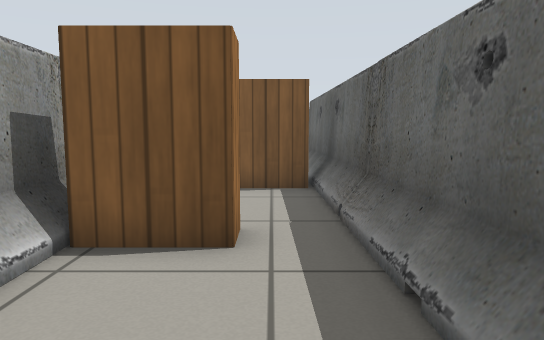
view 1 (above)

12 first-person views from a walk through a world built for the Gazebo simulator. The camera is 0.66 m above the floor, tilts 6° down and sees 70° across. The lines on the ground mark 1 m squares. The floor is counted in squares, 0.5 m on a side. Each view is taken from the middle of a square. On the plan, view 1 faces up. The plan holds only what a view shows up to about 15 squares ahead; the rest is blank. The robots in the file are not drawn. Simple patterns stand in for the simulator's built-in surfaces.

view 2
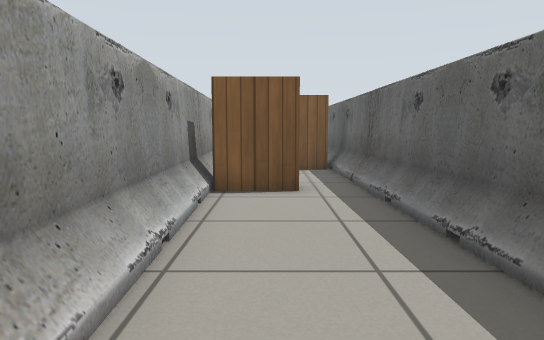

view 3
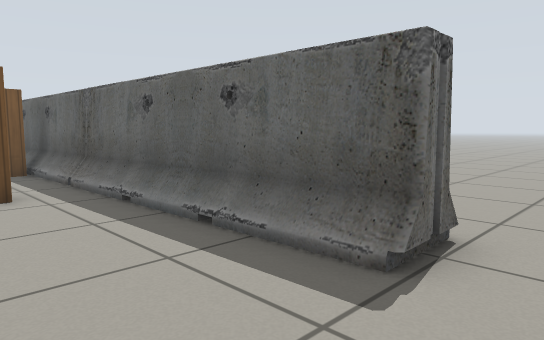

view 4
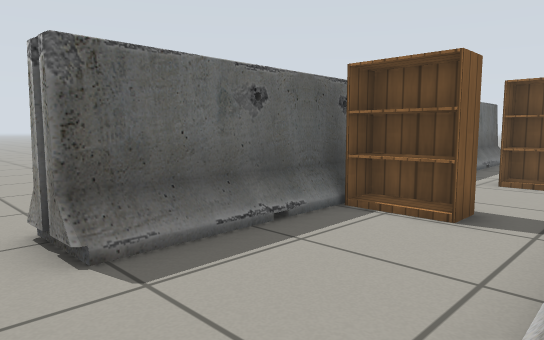

view 5
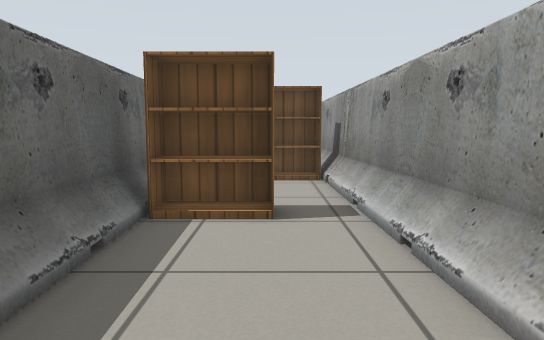

view 6
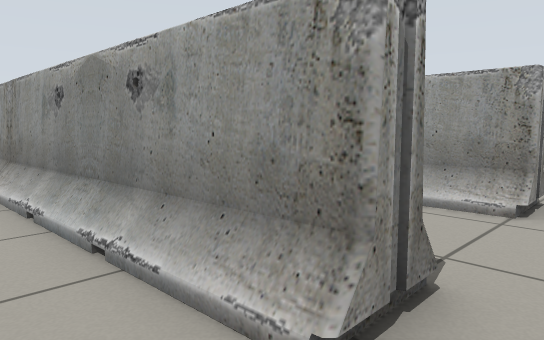

view 7
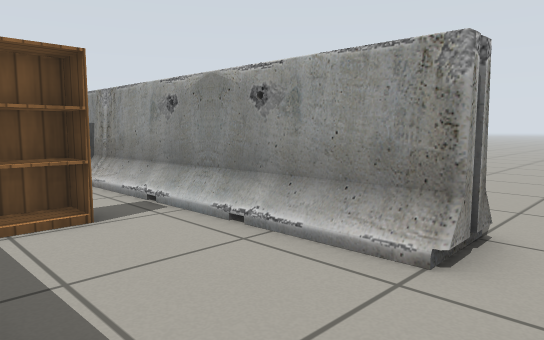

view 8
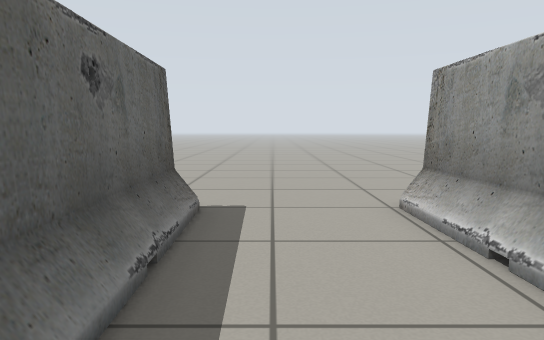

view 9
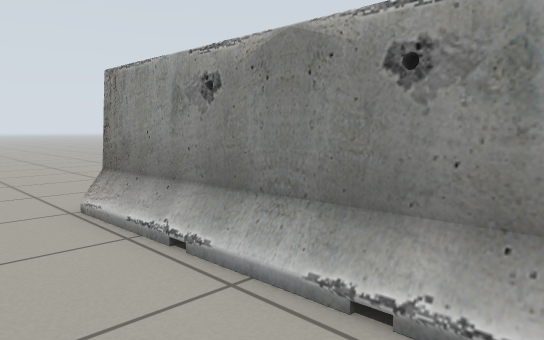

view 10
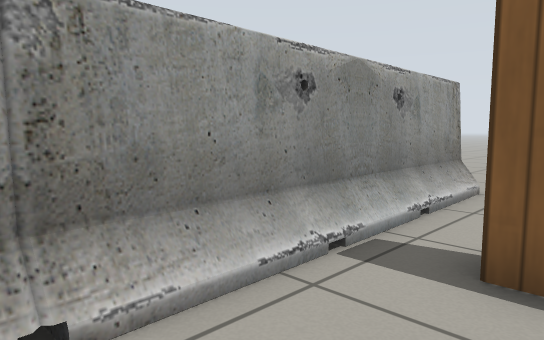

view 11
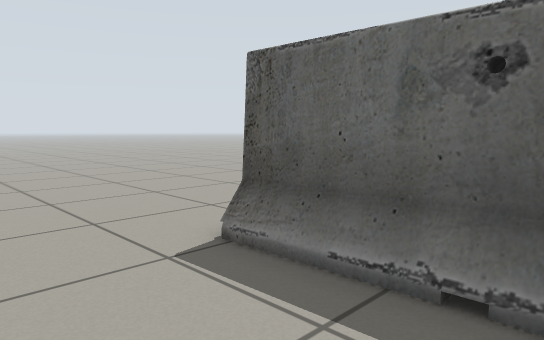

view 12
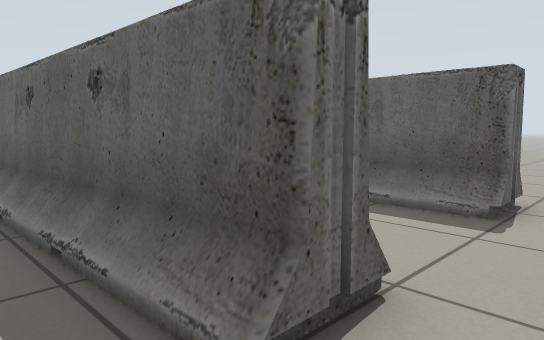

### Floor plan
Key: @ floor where view 1 was taken; . floor; B barrier; K bookshelf.
Columns run from 5 left of view 1 to 4 right of it. Each row starts with its distance up from view 1.
 15   ...... .
 14 ......BB..
 13 .BB...BB..
 12   B...BB..
 11   B...BB.
 10   B...BB.
  9   B.KKKB.
  8   B...BB.
  7   B...BB.
  6   B...BB
  5   BKK.BB
  4  BBKK.BB
  3  BB...BB
  2  BB...BB
  1  BB...BB
  0  .B..@BB
 -1  .B...BB
 -2  .BB...B..
 -3   ........
 -4 . ......

Where each view was taken, in squares from view 1:
view 1: 0 up, 0 right, facing up
view 2: 4 down, 1 left, facing up
view 3: 4 down, 2 left, facing up-right
view 4: 15 up, 3 left, facing down-right
view 5: 15 up, 1 left, facing down
view 6: 15 up, 4 right, facing down-left
view 7: 15 up, 1 right, facing down-left
view 8: 4 up, 0 right, facing down
view 9: 4 up, 0 right, facing down-left
view 10: 5 up, 0 right, facing up-left
view 11: 10 up, 2 left, facing up-right
view 12: 4 down, 5 left, facing up-right
